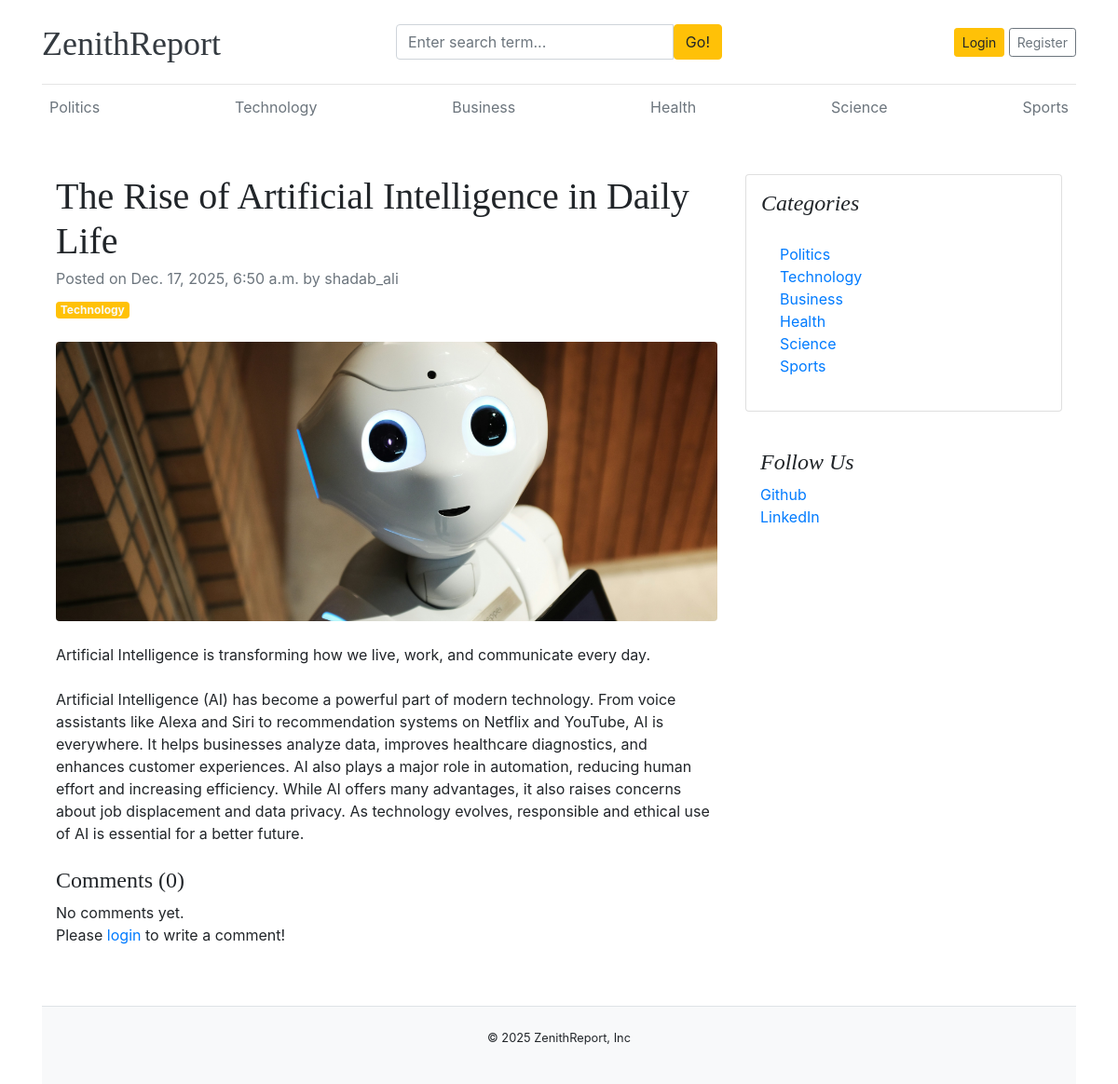
/blog/the-rise-of-artificial-intelligence-in-daily-life-15/, run on the app's committed database.
### blogs/models.py (models this page shows, shortened)
class Category(models.Model):
    category_name = models.CharField(unique=True, max_length=50 )
    created_at = models.DateTimeField(auto_now_add=True)
    updated_at = models.DateTimeField(auto_now=True)
    class Meta:
        verbose_name_plural = 'Categories'
    def __str__(self):
        return self.category_name

class Blog(models.Model):
    title = models.CharField(max_length=100)
    slug = models.SlugField(max_length=150, unique=True, blank=True)
    category = models.ForeignKey(Category, on_delete=models.CASCADE)
    author = models.ForeignKey(User, on_delete=models.CASCADE)
    featured_image = models.ImageField(upload_to='uploads/%Y/%m/%d')
    short_description = models.TextField(max_length=500)
    blog_body = models.TextField(max_length=2000)
    status = models.CharField(max_length=20, choices=STATUS_CHOICES, default="Draft")
    is_featured = models.BooleanField(default=False)
    created_at = models.DateTimeField(auto_now_add=True)
    updated_at = models.DateTimeField(auto_now=True)

### social_links/models.py (models this page shows, shortened)
class SocialLink(models.Model):
    platform_name = models.CharField(max_length=50, unique=True)
    platform_link = models.URLField(max_length=100, unique=True)
    created_at = models.DateTimeField(auto_now_add=True)
    updated_at = models.DateTimeField(auto_now=True)

### blogs/views.py (the view, shortened to what this page needs)
# urls.py: path('blog/<slug:slug>/', BlogView.blogs, name='blogs'),
def blogs(request, slug):
    single_blog = get_object_or_404(Blog, slug=slug, status='Published')
    comments = Comment.objects.filter(blog = single_blog)
    comment_count = comments.count()
    context={
        'single_blog' : single_blog,
        'comments' : comments,
        'comment_count' : comment_count
    }
    return render(request, 'blogs.html', context)

### blogs/context_processors.py (called while the page is built)
def get_category(request):
    categories = Category.objects.all().order_by('-updated_at')
    return dict(categories = categories)

def get_social_links(request):
    social_links = SocialLink.objects.all()
    return dict(social_links = social_links)

### templates/blogs.html
{% extends 'base.html' %}
{% block content %}
<div class="container mt-5">
    <div class="row">
        <div class="col-lg-8">
            <article>
                <header class="mb-4">
                    <h1 class="fw-bolder mb-1">{{ single_blog.title }}</h1>
                    <div class="text-muted fst-italic mb-2">Posted on {{ single_blog.created_at }} by {{ single_blog.author }}</div>
                    <a class="badge bg-warning text-decoration-none text-light" href="#!">{{ single_blog.category }}</a>
                </header>
                <figure class="mb-4">
                    <img src="{{ single_blog.featured_image.url }}"
                        class="img-fluid rounded w-100"
                        style="height:300px; object-fit:cover;"
                        alt="...">
                </figure>
                <section class="mb-5">
                    <p class="fs-5 mb-4">{{ single_blog.short_description }}</p>
                    <p class="fs-5 mb-4">{{ single_blog.blog_body }}</p>
                    <h4>Comments ({{ comment_count }})</h4>
                    {% if comments %}
                        {% for comment in comments %}
                            <div class="card mt-1">
                                <div class="card-body">
                                    <p class="card-text mb-0">{{ comment }}</p>
                                    <span>
                                        <small>By {{ comment.user }}</small>
                                        <small>| {{ comment.created_at | timesince }} ago</small>
                                    </span>
                                </div>
                            </div>
                        {% endfor %}
                    {% else %}
                        No comments yet.
                    {% endif %}
                    <br>
                    <div class="form-group">
                        {% if user.is_authenticated %}
                            <form action="" method="POST">
                                {% csrf_token %}
                                <div class="form-group mt-2">
                                    <textarea name="comment" class="form-control" placeholder="Write your comment"></textarea>
                                    <input type="submit" value="Submit" class="btn btn-sm btn-outline-primary mt-2">
                                </div>
                            </form>
                        {% else %}
                            <p>Please <span><a href="{% url 'login' %}">login</a></span> to write a comment!</p>
                        {% endif %}
                    </div>
                </section>
            </article>
        </div>
        <div class="col-lg-4">
            <div class="card mb-4 p-3">
                <h4 class="font-italic">Categories</h4>
                <div class="card-body">
                    <div class="row">
                        <div class="col-sm-6">
                            <ul class="list-unstyled mb-0">
                                {% for category in categories %}
                                <li><a href="{% url 'blogs_by_category' category.id %}">{{ category.category_name }}</a></li>
                                {% endfor %}
                            </ul>
                        </div>
                    </div>
                </div>
            </div>
             {% if social_links %}
              <div class="p-3">
                <h4 class="font-italic">Follow Us</h4>
                <ol class="list-unstyled">
                  {% for links in social_links %}
                    <li><a href={{links.platform_link}} target="_blank">{{ links.platform_name }}</a></li>
                  {% endfor %}
                </ol>
              </div>
            {% endif %}
        </div>
    </div>
</div>
{% endblock %}

### templates/base.html (shortened to what this page needs)
{% load static %}
<!DOCTYPE html>
<html lang="en">
<head>
    <link href="https://getbootstrap.com/docs/4.0/dist/css/bootstrap.min.css" rel="stylesheet">
    <link href="{% static 'css/blog.css' %}" rel="stylesheet">
    <link rel="stylesheet" href="https://cdnjs.cloudflare.com/ajax/libs/font-awesome/4.7.0/css/font-awesome.min.css">
</head>
<body>
    <div class="container">
        <header class="blog-header py-3">
            <div class="row flex-nowrap justify-content-between align-items-center">
                <div class="col-4 pt-1">
                    <a class="blog-header-logo text-dark" href="/">ZenithReport</a>
                </div>
                <div class="col-4">
                    <form action="{% url 'search' %}" method="get">
                        <div class="input-group">
                            <input type="text" class="form-control" name="keyword" value="{{ keyword }}" placeholder="Enter search term...">
                            <button type="submit" class="btn btn-warning" id="button-search">Go!</button>
                        </div>
                    </form>
                </div>
                <div class="col-4 d-flex justify-content-end align-items-center">
                    {% if not user.is_authenticated %}
                        <a class="btn btn-sm btn-warning" href="{% url 'login' %}">Login</a> &nbsp;
                        <a class="btn btn-sm btn-outline-secondary" href="{% url 'register' %}">Register</a>
                    {% else %}
                        <span><a class="btn btn-sm btn-outline-secondary" href="{% url 'dashboard' %}">Dashboard</a></span>
                        &emsp;
                        <span><a class="btn btn-sm btn-warning" href="{% url 'logout' %}">Logout</a></span>
                    {% endif %}
                </div>
            </div>
        </header>
        <div class="nav-scroller py-1 mb-2">
            <nav class="nav d-flex justify-content-between">
            {% for category in categories%}
                <a class="p-2 text-muted" href="{% url 'blogs_by_category' category.id %}">{{ category.category_name }}</a>
            {% endfor %}
            </nav>
        </div>
        {% block content %}
        {% endblock content %}
        <footer class="py-2 mt-3 bg-light border-top">
            <div class="container">
                <div class="row">
                    <div class="col mb-3">
                        <small class="d-block my-3 text-center">&copy; 2025 ZenithReport, Inc</small>
                    </div>
                </div>
            </div>
        </footer>
    </div>
</body>
</html>

### blog_main/static/css/blog.css (style rules this page uses)
.blog-header { border-bottom: 1px solid #e5e5e5; }
.blog-header-logo { font-family: "Playfair Display", Georgia, "Times New Roman", serif; font-size: 2.25rem; }
h1, h2, h3, h4, h5, h6 { font-family: "Playfair Display", Georgia, "Times New Roman", serif; }

### data on the page
Category: category_name "Politics"
Category: category_name "Technology"
Category: category_name "Business"
Category: category_name "Health"
Category: category_name "Science"
Category: category_name "Sports"
Blog: title "The Rise of Artificial Intelligence in Daily Life", created_at "Dec. 17, 2025, 6:50 a.m.", author "shadab_ali", category "Technology", featured_image (picture), short_description "Artificial Intelligence is transforming how we live, work, and communicate every day.", blog_body "Artificial Intelligence (AI) has become a powerful part of modern technology. From voice assistants like Alexa and Siri to recommendation systems on Netflix and YouTube, AI is everywhere. It helps businesses analyze data, improves healthcare diagnostics, and enhances customer experiences. AI also plays a major role in automation, reducing human effort and increasing efficiency. While AI offers many advantages, it also raises concerns about job displacement and data privacy. As technology evolves, responsible and ethical use of AI is essential for a better future."
SocialLink: platform_name "Github"
SocialLink: platform_name "LinkedIn"

### other printed values
{{ comment_count }} "0"
